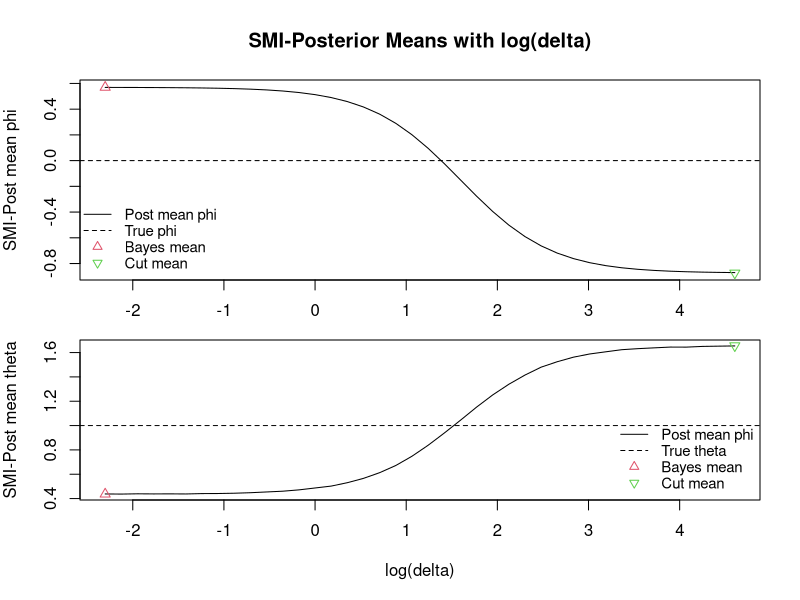
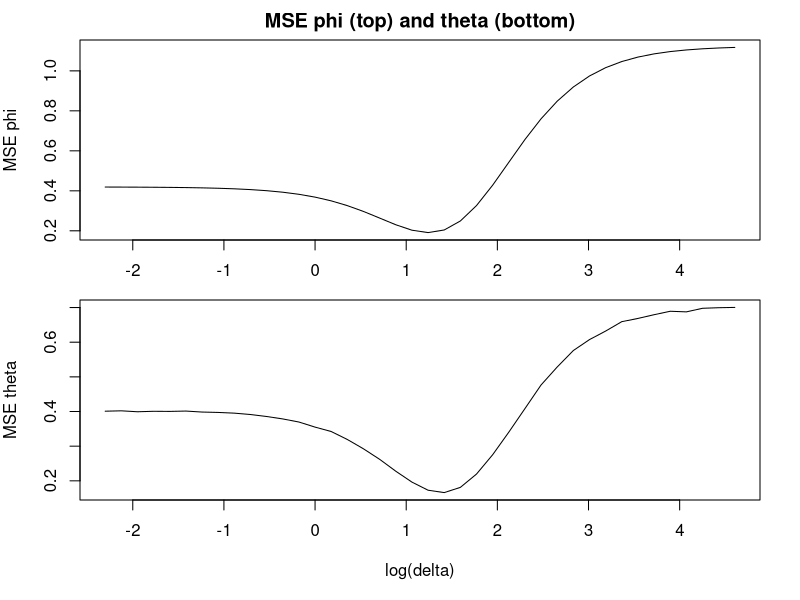
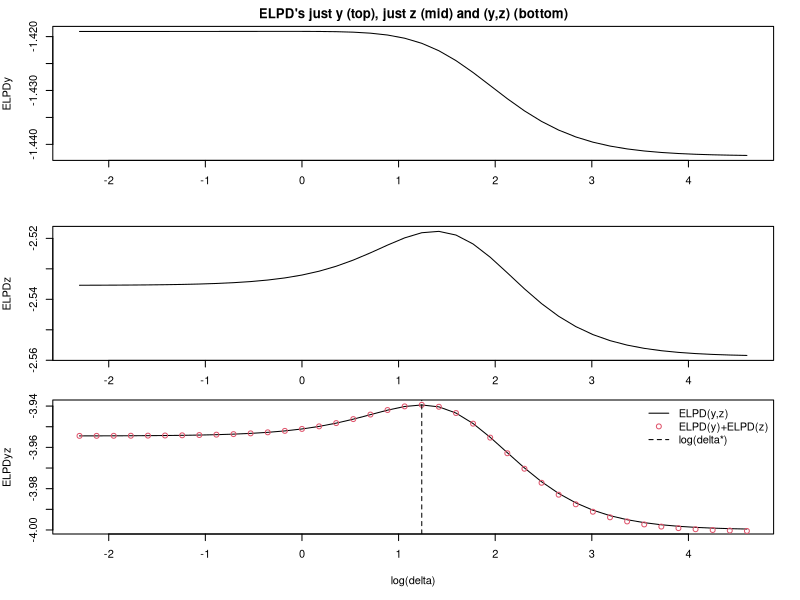
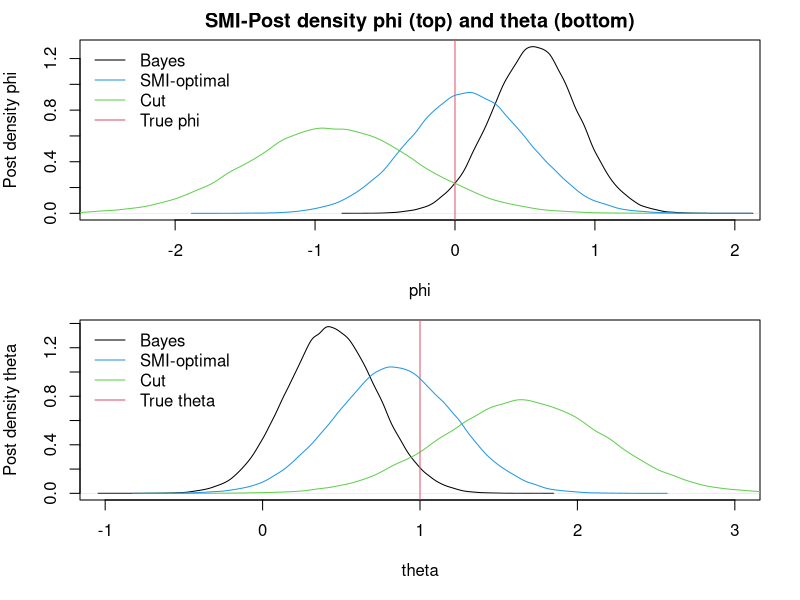
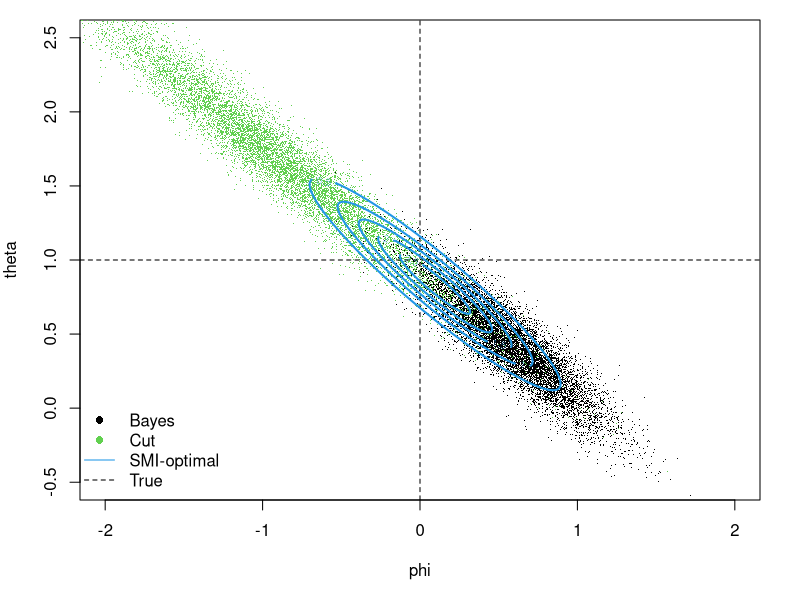

Generate these figures, in order, with R:
setwd("~/collab - Kate/SMI-ABC")
#pdf(file="simple-normal-example.pdf",paper="a4")

rm(list=ls())
set.seed(6) # all the three's for nice example - a bit too nice maybe
#16

yim <- function(phi,theta,s,n){
  return(rnorm(n,theta+phi,s))
}

zim <- function(phi,s,n){
  return(rnorm(n,phi,s))
}

#sd for normal prior for theta
s.theta=0.33 #quite extreme

#observation model setup and data
n=50; m=n/2; sy=1; sz=3 #tweaked sz as well
phi_T=0; theta_T=1
yobs <- yim(phi=phi_T,theta=theta_T,s=sy,n); 
zobs <- zim(phi=phi_T,s=sz,m); 

T.sim=1e5
v.gam <- 0.1*1000^seq(from=0,to=1,length.out=40); #my delta is sqrt(gamma) from Kate's 
n.gam=length(v.gam)
PHI=THETA=matrix(NA,T.sim,n.gam)

#fixed stuff in the theta and phi posteriors
#See notes item (2) for theta posterior
#See notes item (5) for phi posterior
my=mean(yobs)
mz=mean(zobs)
rho=(s.theta^2/(s.theta^2+sy^2/n))
s.thGphY=1/sqrt(n/sy^2+1/s.theta^2)
s.delta=mu.delta=matrix(NA,n.gam,1)

#smi-abc posterior simulation
for (j in 1:n.gam) {
  delta=v.gam[j]
  lam=(m/sz^2)/((m/sz^2)+ (n/(sy^2+delta^2+n*s.theta^2)))
  s.delta[j]=sz*sqrt(lam/m)
  mu.delta[j]=lam*mz+(1-lam)*my
  PHI[,j]=rnorm(T.sim,mean=mu.delta[j],sd=s.delta[j]) #we need sampled phi's to sample theta - could calculate theta marginal
  mu.thGphY=rho*(my-PHI[,j])
  THETA[,j]=rnorm(T.sim,mean=mu.thGphY,sd=s.thGphY)
}

#I cant claim this is a proper check because I calculated full bayes and full cut by simply
#taking the limit delta->0 and delta->infty respectively
#full bayes - item (6) in notes
lam.bayes=(m/sz^2)/((m/sz^2)+ (n/(sy^2+n*s.theta^2)))
s.bayes.phi=sz*sqrt(lam.bayes/m)
mu.bayes.phi=lam.bayes*mz+(1-lam.bayes)*my
PHI.BAYES=rnorm(T.sim,mean=mu.bayes.phi,sd=s.bayes.phi) #we need sampled phi's to sample theta - could calculate theta marginal
mu.thGphY=rho*(my-PHI.BAYES)
THETA.BAYES=rnorm(T.sim,mean=mu.thGphY,sd=s.thGphY) #this stuff doesnt change

#full cut - item (7) in notes
s.cut.phi=sz/sqrt(m)
mu.cut.phi=mz
PHI.CUT=rnorm(T.sim,mean=mu.cut.phi,sd=s.cut.phi) #we need sampled phi's to sample theta - could calculate theta marginal
mu.thGphY=rho*(my-PHI.CUT)
THETA.CUT=rnorm(T.sim,mean=mu.thGphY,sd=s.thGphY) #this stuff doesnt change


#means of phi and theta as delta varies
#plot(log(v.gam),apply(PHI,2,mean)); #we dont need this as we have the formula
par(mfrow=c(2,1));
par(mar=c(1,4,4,2))
plot(log(v.gam),mu.delta,type='l',xlab='',ylab="SMI-Post mean phi",main="SMI-Posterior Means with log(delta)"); 
points(log(v.gam[1]),mu.bayes.phi,pch=2,col=2);points(log(v.gam[n.gam]),mu.cut.phi,pch=6,col=3)
abline(h=phi_T,lty=2)
legend('bottomleft',y.intersp=0.9,cex=0.9,bty="n",col=c(1,1,2,3),lty=c(1,2,NA,NA),pch=c(NA,NA,2,6),legend=c("Post mean phi","True phi","Bayes mean","Cut mean"))
par(mar=c(5,4,2,2))
plot(log(v.gam),apply(THETA,2,mean),type='l',xlab="log(delta)",ylab="SMI-Post mean theta"); 
points(log(v.gam[1]),mean(THETA.BAYES),pch=2,col=2); points(log(v.gam[n.gam]),mean(THETA.CUT),pch=6,col=3)
abline(h=theta_T,lty=2)
legend('bottomright',y.intersp=0.9,cex=0.9,bty="n",col=c(1,1,2,3),lty=c(1,2,NA,NA),pch=c(NA,NA,2,6),legend=c("Post mean phi","True theta","Bayes mean","Cut mean"))

#MSE's 
par(mfrow=c(2,1));
par(mar=c(3,4,2,2))
plot(log(v.gam),(mu.delta-phi_T)^2+s.delta^2,type='l',xlab='',ylab="MSE phi",main="MSE phi (top) and theta (bottom)")
par(mar=c(5,4,0,2))
plot(log(v.gam),(apply(THETA,2,mean)-theta_T)^2+apply(THETA,2,sd)^2,type='l',xlab="log(delta)",ylab="MSE theta")

#exact ELPD - just y - formula item (10) in notes
par(mfrow=c(3,1));
par(mar=c(3,4,2,2))
s1.sq=(1-rho)^2*s.delta^2+s.thGphY^2+sy^2
mu1=mu.delta*(1-rho)+rho*my
ELPDy=-(1/2)*log(2*pi)-(1/2)*log(s1.sq)-sy^2/(2*s1.sq)-(phi_T+theta_T-mu1)^2/(2*s1.sq)
plot(log(v.gam),ELPDy,type='l',xlab="",main="ELPD's just y (top), just z (mid) and (y,z) (bottom)")

#exact ELPD - just z - forula item (11) in notes
s2.sq=s.delta^2+sz^2
mu2=mu.delta
ELPDz=-(1/2)*log(2*pi)-(1/2)*log(s2.sq)-sz^2/(2*s2.sq)-(phi_T-mu2)^2/(2*s2.sq)
plot(log(v.gam),ELPDz,type='l',xlab="")

#exact ELPD - full elpd y and z - formula end of item (12) in notes
a=s1.sq; b=(1-rho)*s.delta^2; d=s2.sq; e=mu1; f=mu2
Delta=a*d-b^2
expr1=Delta^(-1)*(d*sy^2+d*(phi_T+theta_T-e)^2-2*b*(phi_T+theta_T-e)*(phi_T-f)+a*sz^2+a*(phi_T-f)^2)
ELPDyz=-(1/2)*expr1-(1/2)*log(Delta)-log(2*pi)
par(mar=c(5,4,0,2))
plot(log(v.gam),ELPDyz,type='l',xlab="log(delta)")
points(log(v.gam),ELPDz+ELPDy,col=2) #after all that calculation the ELPD joint for y and z is basicly equal ELPDy+ELPDz
which.delta=which.max(ELPDyz)
delta.star=v.gam[which.delta]
abline(v=log(delta.star),lty=2)
legend('topright',bty="n",col=c(1,2,1),lty=c(1,NA,2),pch=c(NA,1,NA),legend=c("ELPD(y,z)","ELPD(y)+ELPD(z)","log(delta*)"))

#density at cut and post
par(mfrow=c(2,1));
par(mar=c(4,4,2,2))
plot(density(PHI.BAYES),xlab="phi",ylab="Post density phi",main="SMI-Post density phi (top) and theta (bottom)",xlim=c(-2.5,2)); 
lines(density(PHI.CUT),col=3); abline(v=phi_T,col=2)
lines(density(PHI[,which.delta]),col=4)
legend('topleft',bty="n",col=c(1,4,3,2),lty=c(1,1,1,1),legend=c("Bayes","SMI-optimal","Cut","True phi"))
par(mar=c(5,4,1,2))
plot(density(THETA.BAYES),xlab="theta",ylab="Post density theta",main="",xlim=c(-1,3)); 
lines(density(THETA.CUT),col=3); abline(v=theta_T,col=2)
lines(density(THETA[,which.delta]),col=4)
legend('topleft',bty="n",col=c(1,4,3,2),lty=c(1,1,1),legend=c("Bayes","SMI-optimal","Cut","True theta"))

#joint dbns
par(mfrow=c(1,1))
#plot(PHI[1:(T.sim/10),which.delta],THETA[1:(T.sim/10),which.delta],col=2,xlab="phi",ylab="theta",pch=1)
#points(PHI.BAYES[1:(T.sim/10)],THETA.BAYES[1:(T.sim/10)],col=1,pch=1)
plot(PHI.BAYES[1:(T.sim/10)],THETA.BAYES[1:(T.sim/10)],col=1,pch='.',xlab="phi",ylab="theta",xlim=c(-2,2),ylim=c(-0.5,2.5))
points(PHI.CUT[1:(T.sim/10)],THETA.CUT[1:(T.sim/10)],col=3,pch='.')
abline(v=phi_T,h=theta_T,lty=2)

pi.smi<-function(delta,theta,phi){
  #SMI-ABC joint posterior
  rho=(s.theta^2/(s.theta^2+sy^2/n))
  s.thGphY=1/sqrt(n/sy^2+1/s.theta^2)
  lam=(m/sz^2)/((m/sz^2)+ (n/(sy^2+delta^2+n*s.theta^2)))
  s.delta=sz*sqrt(lam/m)
  mu.delta=lam*mz+(1-lam)*my
    PHI.d=dnorm(phi,mean=mu.delta,sd=s.delta) #we need sampled phi's to sample theta - could calculate theta marginal
    mu.thGphY=rho*(my-phi)
    THETA.d=dnorm(theta,mean=mu.thGphY,sd=s.thGphY)
    return(THETA.d*PHI.d)
}

M=300; u=seq(-2,2,length.out=M); v=seq(-0.5,2.5,length.out=M); z=matrix(NA,M,M); 
for (i in 1:M) { 
  for (j in 1:M) { 
    z[i,j]=pi.smi(delta.star,v[j],u[i])
  } 
}
contour(u,v,z,col=4,nlevels=7,add=T,lwd=2)
legend('bottomleft',bty='n',lty = c(NA,NA,1,2),pch=c(16,16,NA,NA),col = c(1,3,4,1),legend=c("Bayes","Cut","SMI-optimal","True"))

#dev.off()

##############
# pdfs for paper

#density at cut and post
pdf('NormEx-MarginalDenisties.pdf')
par(mfrow=c(2,1));
par(mar=c(3.5,4,1,2))
plot(density(PHI.BAYES),xlab="",ylab="Post density phi",main="",xlim=c(-2.5,2)); 
title(xlab="phi", line=2)
lines(density(PHI.CUT),col=3); abline(v=phi_T,col=2)
lines(density(PHI[,which.delta]),col=4)
legend('topleft',bty="n",col=c(1,4,3,2),lty=c(1,1,1,1),legend=c("Bayes","SMI-optimal","Cut","True phi"))
par(mar=c(3.5,4,1,2))
plot(density(THETA.BAYES),xlab="",ylab="Post density theta",main="",xlim=c(-1,3)); 
title(xlab="theta", line=2)
lines(density(THETA.CUT),col=3); abline(v=theta_T,col=2)
lines(density(THETA[,which.delta]),col=4)
legend('topleft',bty="n",col=c(1,4,3,2),lty=c(1,1,1),legend=c("Bayes","SMI-optimal","Cut","True theta"))
dev.off()

#MSE & ELPD
#MSE
pdf("NormEx-MSE-ELPD.pdf")
par(mfrow=c(2,1));
par(mar=c(3,4,1,2))
plot(log(v.gam),(mu.delta-phi_T)^2+s.delta^2,type='l',xlab='',ylab="PMSE",ylim=c(0.1,0.8))
lines(log(v.gam),(apply(THETA,2,mean)-theta_T)^2+apply(THETA,2,sd)^2,lty=2)
legend('bottomright',bty="n",col=c(1,1),lty=c(1,2),pch=c(NA,NA),legend=c("PMSE phi","PMSE theta"))
#exact ELPD - full elpd y and z - formula end of item (12) in notes
a=s1.sq; b=(1-rho)*s.delta^2; d=s2.sq; e=mu1; f=mu2
Delta=a*d-b^2
expr1=Delta^(-1)*(d*sy^2+d*(phi_T+theta_T-e)^2-2*b*(phi_T+theta_T-e)*(phi_T-f)+a*sz^2+a*(phi_T-f)^2)
ELPDyz=-(1/2)*expr1-(1/2)*log(Delta)-log(2*pi)
par(mar=c(3.5,4,0.5,2))
plot(log(v.gam),ELPDyz,type='l',xlab="")
title(xlab="log(delta)", line=2)
#points(log(v.gam),ELPDz+ELPDy,col=2) #after all that calculation the ELPD joint for y and z is basicly equal ELPDy+ELPDz
which.delta=which.max(ELPDyz)
delta.star=v.gam[which.delta]
abline(v=log(delta.star),lty=2)
legend('topright',bty="n",col=c(1,1),lty=c(1,2),pch=c(NA,NA),legend=c("ELPD(y,z)","log(delta*)"))
dev.off()

#scatter plots
#joint dbns
pdf("NormEx-Scatter.pdf")
par(mfrow=c(1,1))
par(mar=c(4,4,2,2))
#plot(PHI[1:(T.sim/10),which.delta],THETA[1:(T.sim/10),which.delta],col=2,xlab="phi",ylab="theta",pch=1)
#points(PHI.BAYES[1:(T.sim/10)],THETA.BAYES[1:(T.sim/10)],col=1,pch=1)
plot(PHI.BAYES[1:(T.sim/10)],THETA.BAYES[1:(T.sim/10)],col=1,pch='.',xlab="",ylab="",xlim=c(-2.5,2),ylim=c(-0.5,3.0))
title(xlab="phi", ylab="theta",line=2.5)

points(PHI.CUT[1:(T.sim/10)],THETA.CUT[1:(T.sim/10)],col=3,pch='.')
abline(v=phi_T,h=theta_T,lty=2)

M=300; u=seq(-2,2,length.out=M); v=seq(-0.5,2.5,length.out=M); z=matrix(NA,M,M); 
for (i in 1:M) { 
  for (j in 1:M) { 
    z[i,j]=pi.smi(delta.star,v[j],u[i])
  } 
}
contour(u,v,z,col=4,nlevels=7,add=T,lwd=2)
legend('bottomleft',bty='n',lty = c(NA,NA,1,2),pch=c(16,16,NA,NA),col = c(1,3,4,1),legend=c("Bayes","Cut","SMI-optimal","True"))
dev.off()
